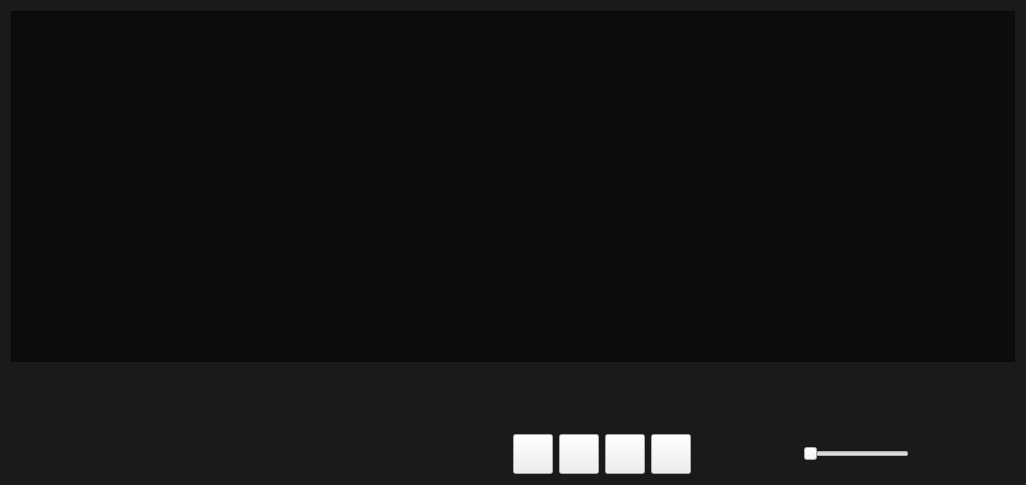
<?xml version="1.0" encoding="UTF-8"?>
<ui version="4.0">
 <class>Widget</class>
 <widget class="QWidget" name="Widget">
  <property name="geometry">
   <rect>
    <x>0</x>
    <y>0</y>
    <width>1026</width>
    <height>485</height>
   </rect>
  </property>
  <property name="windowTitle">
   <string>Widget</string>
  </property>
  <property name="styleSheet">
   <string notr="true">#Widget
{
background-color: rgb(26, 26, 26);
}
</string>
  </property>
  <layout class="QVBoxLayout" name="verticalLayout">
   <item>
    <widget class="VlcWidgetVideo" name="avFrame">
     <property name="sizePolicy">
      <sizepolicy hsizetype="Expanding" vsizetype="Preferred">
       <horstretch>10</horstretch>
       <verstretch>0</verstretch>
      </sizepolicy>
     </property>
     <property name="styleSheet">
      <string notr="true">#avFrame
{
background-color: rgb(12, 12, 12);
}
</string>
     </property>
     <property name="frameShape">
      <enum>QFrame::StyledPanel</enum>
     </property>
     <property name="frameShadow">
      <enum>QFrame::Raised</enum>
     </property>
     <property name="lineWidth">
      <number>1</number>
     </property>
    </widget>
   </item>
   <item>
    <widget class="VlcWidgetSeek" name="seekWidget" native="true">
     <property name="minimumSize">
      <size>
       <width>0</width>
       <height>60</height>
      </size>
     </property>
     <property name="maximumSize">
      <size>
       <width>16777215</width>
       <height>60</height>
      </size>
     </property>
    </widget>
   </item>
   <item>
    <layout class="QHBoxLayout" name="horizontalLayout_2">
     <item>
      <spacer name="horizontalSpacer_4">
       <property name="orientation">
        <enum>Qt::Horizontal</enum>
       </property>
       <property name="sizeHint" stdset="0">
        <size>
         <width>40</width>
         <height>20</height>
        </size>
       </property>
      </spacer>
     </item>
     <item>
      <layout class="QHBoxLayout" name="horizontalLayout">
       <item>
        <widget class="QPushButton" name="pushButtonStop">
         <property name="minimumSize">
          <size>
           <width>40</width>
           <height>40</height>
          </size>
         </property>
         <property name="maximumSize">
          <size>
           <width>40</width>
           <height>40</height>
          </size>
         </property>
         <property name="styleSheet">
          <string notr="true">QPushButton:!hover{
border-image: url(:/image/png/stop_hover.png);
}
QPushButton:hover{
border-image: url(:/image/png/stop_normal.png);
}
</string>
         </property>
         <property name="text">
          <string/>
         </property>
        </widget>
       </item>
       <item>
        <widget class="QPushButton" name="pushButtonLast">
         <property name="minimumSize">
          <size>
           <width>40</width>
           <height>40</height>
          </size>
         </property>
         <property name="maximumSize">
          <size>
           <width>40</width>
           <height>40</height>
          </size>
         </property>
         <property name="sizeIncrement">
          <size>
           <width>40</width>
           <height>40</height>
          </size>
         </property>
         <property name="styleSheet">
          <string notr="true">QPushButton:!hover{
border-image: url(:/image/png/back_hover.png);
}
QPushButton:hover{
border-image: url(:/image/png/back_normal.png);
}
</string>
         </property>
         <property name="text">
          <string/>
         </property>
        </widget>
       </item>
       <item>
        <widget class="QPushButton" name="pushButtonPlayPause">
         <property name="minimumSize">
          <size>
           <width>40</width>
           <height>40</height>
          </size>
         </property>
         <property name="maximumSize">
          <size>
           <width>40</width>
           <height>40</height>
          </size>
         </property>
         <property name="styleSheet">
          <string notr="true">QPushButton:!hover{
border-image: url(:/image/png/play_hover.png);
}
QPushButton:hover{
border-image: url(:/image/png/play_normal.png);
}
</string>
         </property>
         <property name="text">
          <string/>
         </property>
        </widget>
       </item>
       <item>
        <widget class="QPushButton" name="pushButtonNext">
         <property name="minimumSize">
          <size>
           <width>40</width>
           <height>40</height>
          </size>
         </property>
         <property name="maximumSize">
          <size>
           <width>40</width>
           <height>40</height>
          </size>
         </property>
         <property name="styleSheet">
          <string notr="true">QPushButton:!hover{
border-image: url(:/image/png/next_hover.png);
}
QPushButton:hover{
border-image: url(:/image/png/next_normal.png);
}
</string>
         </property>
         <property name="text">
          <string/>
         </property>
        </widget>
       </item>
       <item>
        <spacer name="horizontalSpacer_2">
         <property name="orientation">
          <enum>Qt::Horizontal</enum>
         </property>
         <property name="sizeHint" stdset="0">
          <size>
           <width>40</width>
           <height>20</height>
          </size>
         </property>
        </spacer>
       </item>
       <item>
        <widget class="VlcWidgetVolumeSlider" name="volumeSlider">
         <property name="orientation">
          <enum>Qt::Horizontal</enum>
         </property>
        </widget>
       </item>
       <item>
        <spacer name="horizontalSpacer_3">
         <property name="orientation">
          <enum>Qt::Horizontal</enum>
         </property>
         <property name="sizeHint" stdset="0">
          <size>
           <width>40</width>
           <height>20</height>
          </size>
         </property>
        </spacer>
       </item>
      </layout>
     </item>
    </layout>
   </item>
  </layout>
 </widget>
 <layoutdefault spacing="6" margin="11"/>
 <customwidgets>
  <customwidget>
   <class>VlcWidgetVideo</class>
   <extends>QFrame</extends>
   <header>VLCQtWidgets/WidgetVideo.h</header>
   <container>1</container>
  </customwidget>
  <customwidget>
   <class>VlcWidgetSeek</class>
   <extends>QWidget</extends>
   <header>VLCQtWidgets/WidgetSeek.h</header>
   <container>1</container>
  </customwidget>
  <customwidget>
   <class>VlcWidgetVolumeSlider</class>
   <extends>QSlider</extends>
   <header>VLCQtWidgets/WidgetVolumeSlider.h</header>
  </customwidget>
 </customwidgets>
 <resources/>
 <connections/>
</ui>
